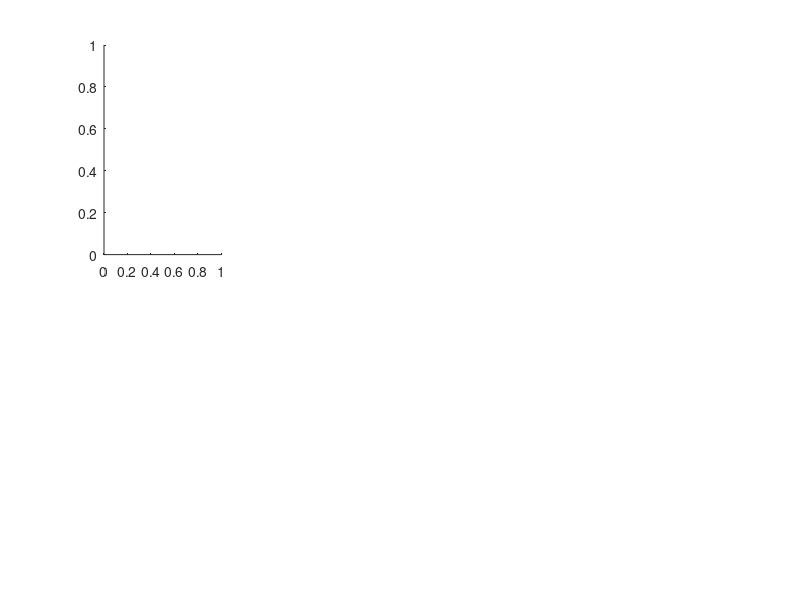

The MATLAB source for this figure: (Note: this script raises an error after producing the figure.)
%run first: analyzeCLACE2013_Overview.m
%then run for every day: 
%clear anData
%analyzeCLACE2013_OveRecComp.m
%analyzeCLACE2013_OverviewComp.m

figure(20)
set(gcf,'Units','normalized','position',[0 0 1 1]);

subplot(2,4,1,'replace')     
% plot(anParameter.histBinMiddle, mean(anDataAll.water.histRealCor(:,:),2), ...
%     'LineWidth',2);
% hold on
% plot(anParameter.histBinMiddle, mean(anDataAll.ice.histRealCor(:,:),2), ...
%     'LineWidth',2,'LineStyle',':');
% plot(anParameterRec.histBinMiddle, mean(anDataRec.histRealCor(:,:),2), ...
%      'LineWidth',2,'LineStyle','--');
plot(anParameterRec.histBinMiddle(1:14), mean(anDataRec.histRealCor(1:14,:),2),...    
     'LineWidth',2,'LineStyle','-','Color','b');
hold on
plot(anParameter.histBinMiddle, mean(anDataAll.water.histRealCor(:,:),2), ...
    'LineWidth',2,'Color','r');
 plot(anParameterRec.histBinMiddle(14:end), mean(anDataRec.histRealCor(14:end,:),2), ...
     'LineWidth',2,'LineStyle','--','Color','b');
plot(anParameter.histBinMiddle, mean(anDataAll.ice.histRealCor(:,:),2), ...
    'LineWidth',2,'LineStyle','--','Color','r');

h_legend = legend({'HS2012 water' ,'HS2013 water','HS2012 ice','HS2013 ice'}, 'Location', 'NorthEast');
set(h_legend,'FontSize',9);
ylabel('number density d(N)/d(log d) [cm^{-3}\mum^{-1}]');
xlabel('diameter [\mum]')
set(gca,'YScale','log');
set(gca,'XScale','log');
xlim(gca, [6 anParameter.maxSize]);
ylim(gca, [5e-4 1e2]);

subplot(2,4,5,'replace')  
plot(anParameterRec.histBinMiddle(1:14), mean(anDataRec.histRealCor(1:14,:)'.*...
    repmat((1/6*pi.*anParameterRec.histBinMiddle(1:14).^3),size(anDataRec.histRealCor(1:14,:),2),1)), ...
     'LineWidth',2,'LineStyle','-','Color','b');
hold on
plot(anParameter.histBinMiddle, mean(anDataAll.water.histRealCor(:,:)'.*...
    repmat((1/6*pi.*anParameter.histBinMiddle.^3),size(anDataAll.water.histRealCor(:,:),2),1)), ...
    'LineWidth',2,'Color','r');
 plot(anParameterRec.histBinMiddle(14:end), mean(anDataRec.histRealCor(14:end,:)'.*...
    repmat((1/6*pi.*anParameterRec.histBinMiddle(14:end).^3),size(anDataRec.histRealCor(14:end,:),2),1)), ...
     'LineWidth',2,'LineStyle','--','Color','b');
plot(anParameter.histBinMiddle, mean(anDataAll.ice.histRealCor(:,:)'.*...
    repmat((1/6*pi.*anParameter.histBinMiddle.^3),size(anDataAll.water.histRealCor(:,:),2),1)), ...
    'LineWidth',2,'LineStyle','--','Color','r');

 
h_legend = legend({'HS2012 water' ,'HS2013 water','HS2012 ice','HS2013 ice'}, 'Location', 'NorthEast');
set(h_legend,'FontSize',9);
ylabel('volume density d(N)/d(log d) [cm^{-3}\mum^{-1}\mum^{3}]');
xlabel('diameter [\mum]')
set(gca,'YScale','log');
set(gca,'XScale','log');
xlim(gca, [6 anParameter.maxSize]);
ylim(gca,[8e-1 1e5]);

    
subplot(2,4,2,'replace')
hold on
aPos= get(gca,'Position');
x=anDataRec.TWConcentraction;
y=anDataAll.TWConcentraction;
plotLimit = 1.05*max(max(x),max(y));
scatter(x, y);
p=polyfit(x,y,1);
xfit = linspace(0,plotLimit);
plot(xfit,p(1).*xfit+p(2));
plot(xfit,xfit,'k-');
R=corrcoef(x,y);

str1(2) = {[num2str(p(2),'%4.2g') ' + ' num2str(p(1),'%4.2g') '*x']};
str1(1) = {['R^2 -value: ' num2str(R(1,2),'%4.2g')]};
h=legend(str1,'Location','NorthWest');
set(h,'FontSize',12);
xlim([0, plotLimit]);
ylim([0, plotLimit]);
xlabel('HS2012');
ylabel('HS2013');
title('Total conc. [cm^{-3}]')
box on

subplot(2,4,3,'replace')
hold on
x=anDataRec.LWConcentraction;
y=anDataAll.LWConcentraction;
plotLimit = 1.05*max(max(x),max(y));
scatter(x, y);
p=polyfit(x,y,1);
xfit = linspace(0,plotLimit);
plot(xfit,p(1).*xfit+p(2));
plot(xfit,xfit,'k-');
R=corrcoef(x,y);
str1(2) = {[num2str(p(2),'%4.2g') ' + ' num2str(p(1),'%4.2g') '*x']};
str1(1) = {['R^2-value: ' num2str(R(1,2),'%4.2g')]};
h=legend(str1,'Location','NorthWest');
set(h,'FontSize',12);
xlim([0, plotLimit]);
ylim([0, plotLimit]);
xlabel('HS2012');
ylabel('HS2013');
title('Cloud droplet conc. [cm^{-3}]')
box on


subplot(2,4,4,'replace')
hold on
aPos= get(gca,'Position');
x=anDataRec.IWConcentraction;
y=anDataAll.IWConcentraction;
plotLimit = 1.05*max(max(x),max(y));
scatter(x, y);
p=polyfit(x,y,1);
xfit = linspace(0,plotLimit);
plot(xfit,p(1).*xfit+p(2));
plot(xfit,xfit,'k-');
R=corrcoef(x,y);
str1(2) = {[num2str(p(2),'%4.2g') ' + ' num2str(p(1),'%4.2g') '*x']};
str1(1) = {['R^2-value: ' num2str(R(1,2),'%4.2g')]};
h=legend(str1,'Location','NorthWest');
set(h,'FontSize',12);
xlim([0, plotLimit]);
ylim([0, plotLimit]);
xlabel('HS2012');
ylabel('HS2013');
title('Ice crystal conc. [cm^{-3}]')
box on


subplot(2,4,6,'replace')
hold on
x=anDataRec.TWContent;
y=anDataAll.TWContent;
plotLimit = 1.05*max(max(x),max(y));
scatter(x, y);
p=polyfit(x,y,1);
xfit = linspace(0,plotLimit);
plot(xfit,p(1).*xfit+p(2));
plot(xfit,xfit,'k-');
R=corrcoef(x,y);
str1(2) = {[num2str(p(2),'%4.2g') ' + ' num2str(p(1),'%4.2g') '*x']};
str1(1) = {['R^2-value: ' num2str(R(1,2),'%4.2g')]};
h=legend(str1,'Location','NorthWest');
set(h,'FontSize',12);
xlim([0, plotLimit]);
ylim([0, plotLimit]);
xlabel('HS2012');
ylabel('HS2013');
title('TWC [g m^{-3}]')
box on

subplot(2,4,7,'replace')
hold on
x=anDataRec.LWContent;
y=anDataAll.LWContent;
plotLimit = 1.05*max(max(x),max(y));
scatter(x, y);
p=polyfit(x,y,1);
xfit = linspace(0,plotLimit);
plot(xfit,p(1).*xfit+p(2));
plot(xfit,xfit,'k-');
R=corrcoef(x,y);
str1(2) = {[num2str(p(2),'%4.2g') ' + ' num2str(p(1),'%4.2g') '*x']};
str1(1) = {['R^2-value: ' num2str(R(1,2),'%4.2g')]};
h=legend(str1,'Location','NorthWest');
set(h,'FontSize',12);
xlim([0, plotLimit]);
ylim([0, plotLimit]);
xlabel('HS2012');
ylabel('HS2013');
title('LWC [g m^{-3}]')
box on

subplot(2,4,8,'replace')
hold on
x=anDataRec.IWContent;
y=anDataAll.IWContent;
plotLimit = 1.05*max(max(x),max(y));
scatter(x, y);
p=polyfit(x,y,1);
xfit = linspace(0,plotLimit);
plot(xfit,p(1).*xfit+p(2));
plot(xfit,xfit,'k-');
R=corrcoef(x,y);
str1(2) = {[num2str(p(2),'%4.2g') ' + ' num2str(p(1),'%4.2g') '*x']};
str1(1) = {['R^2-value: ' num2str(R(1,2),'%4.2g')]};
h=legend(str1,'Location','NorthWest');
set(h,'FontSize',12);
xlim([0, plotLimit]);
ylim([0, plotLimit]);
xlabel('HS2012');
ylabel('HS2013');
title('IWC [g m^{-3}]')
box on

['mean total conc. [cm^{-3}] ' ...
    'HS2012: ' num2str(mean(anDataRec.TWConcentraction),'%4.2g')...
    ' HS2013: ' num2str(mean(anDataAll.TWConcentraction),'%4.2g')]
['mean water conc. [cm^{-3}] ' ...
    'HS2012: ' num2str(mean(anDataRec.LWConcentraction),'%4.2g')...
    ' HS2013: ' num2str(mean(anDataAll.LWConcentraction),'%4.2g')]
['mean ice conc. [cm^{-3}] ' ...
    'HS2012: ' num2str(mean(anDataRec.IWConcentraction),'%4.2g')...
    ' HS2013: ' num2str(mean(anDataAll.IWConcentraction),'%4.2g')]

['mean total content [g m^{-3}] ' ...
    'HS2012: ' num2str(mean(anDataRec.TWContent),'%4.2g')...
    ' HS2013: ' num2str(mean(anDataAll.TWContent),'%4.2g')]
['mean water content [g m^{-3}] ' ...
    'HS2012: ' num2str(mean(anDataRec.LWContent),'%4.2g')...
    ' HS2013: ' num2str(mean(anDataAll.LWContent),'%4.2g')]
['mean ice content [g m^{-3}] ' ...
    'HS2012: ' num2str(mean(anDataRec.IWContent),'%4.2g')...
    ' HS2013: ' num2str(mean(anDataAll.IWContent),'%4.2g')]